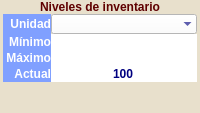
                <widget class="QFrame" name="levelLYFR">
                 <property name="sizePolicy">
                  <sizepolicy hsizetype="Preferred" vsizetype="Preferred">
                   <horstretch>1</horstretch>
                   <verstretch>13</verstretch>
                  </sizepolicy>
                 </property>
                 <layout class="QVBoxLayout" name="verticalLayout_10">
                  <property name="spacing">
                   <number>0</number>
                  </property>
                  <property name="margin">
                   <number>0</number>
                  </property>
                  <item>
                   <widget class="QLabel" name="laNiveles">
                    <property name="sizePolicy">
                     <sizepolicy hsizetype="Expanding" vsizetype="Preferred">
                      <horstretch>0</horstretch>
                      <verstretch>1</verstretch>
                     </sizepolicy>
                    </property>
                    <property name="font">
                     <font>
                      <weight>75</weight>
                      <bold>true</bold>
                     </font>
                    </property>
                    <property name="styleSheet">
                     <string notr="true">color:#5F0000; background-color:#E8E0CC;</string>
                    </property>
                    <property name="text">
                     <string>Niveles de inventario</string>
                    </property>
                    <property name="alignment">
                     <set>Qt::AlignCenter</set>
                    </property>
                    <property name="margin">
                     <number>3</number>
                    </property>
                   </widget>
                  </item>
                  <item>
                   <widget class="QFrame" name="levelFR">
                    <property name="sizePolicy">
                     <sizepolicy hsizetype="Expanding" vsizetype="Preferred">
                      <horstretch>0</horstretch>
                      <verstretch>12</verstretch>
                     </sizepolicy>
                    </property>
                    <property name="styleSheet">
                     <string notr="true">#levelFR{color:#5F0000; background-color:#E8E0CC;}</string>
                    </property>
                    <layout class="QGridLayout" name="formLayout_3">
                     <property name="leftMargin">
                      <number>3</number>
                     </property>
                     <property name="topMargin">
                      <number>0</number>
                     </property>
                     <property name="rightMargin">
                      <number>3</number>
                     </property>
                     <property name="bottomMargin">
                      <number>3</number>
                     </property>
                     <property name="spacing">
                      <number>0</number>
                     </property>
                     <item row="0" column="0">
                      <widget class="QLabel" name="unitLA">
                       <property name="sizePolicy">
                        <sizepolicy hsizetype="Preferred" vsizetype="Preferred">
                         <horstretch>0</horstretch>
                         <verstretch>1</verstretch>
                        </sizepolicy>
                       </property>
                       <property name="font">
                        <font>
                         <weight>75</weight>
                         <bold>true</bold>
                        </font>
                       </property>
                       <property name="styleSheet">
                        <string notr="true">color:#FFFFFF; background-color:#80A0FF;</string>
                       </property>
                       <property name="text">
                        <string>Unidad</string>
                       </property>
                       <property name="alignment">
                        <set>Qt::AlignRight|Qt::AlignTrailing|Qt::AlignVCenter</set>
                       </property>
                       <property name="margin">
                        <number>4</number>
                       </property>
                      </widget>
                     </item>
                     <item row="0" column="1">
                      <widget class="CDComboBox" name="unitCB">
                       <property name="sizePolicy">
                        <sizepolicy hsizetype="Expanding" vsizetype="Preferred">
                         <horstretch>0</horstretch>
                         <verstretch>0</verstretch>
                        </sizepolicy>
                       </property>
                       <property name="font">
                        <font>
                         <weight>75</weight>
                         <bold>true</bold>
                        </font>
                       </property>
                       <property name="styleSheet">
                        <string notr="true">color:#000080; background-color:#FFFFFF;</string>
                       </property>
                       <property name="frame">
                        <bool>false</bool>
                       </property>
                      </widget>
                     </item>
                     <item row="1" column="0">
                      <widget class="QLabel" name="minimumLA">
                       <property name="sizePolicy">
                        <sizepolicy hsizetype="Preferred" vsizetype="Preferred">
                         <horstretch>0</horstretch>
                         <verstretch>1</verstretch>
                        </sizepolicy>
                       </property>
                       <property name="font">
                        <font>
                         <weight>75</weight>
                         <bold>true</bold>
                        </font>
                       </property>
                       <property name="styleSheet">
                        <string notr="true">color:#FFFFFF;background-color:#80A0FF;</string>
                       </property>
                       <property name="text">
                        <string> Mínimo</string>
                       </property>
                       <property name="alignment">
                        <set>Qt::AlignRight|Qt::AlignTrailing|Qt::AlignVCenter</set>
                       </property>
                       <property name="margin">
                        <number>4</number>
                       </property>
                      </widget>
                     </item>
                     <item row="1" column="1">
                      <widget class="CDNumberEdit" name="minimumED">
                       <property name="sizePolicy">
                        <sizepolicy hsizetype="Preferred" vsizetype="Preferred">
                         <horstretch>0</horstretch>
                         <verstretch>0</verstretch>
                        </sizepolicy>
                       </property>
                       <property name="font">
                        <font>
                         <weight>75</weight>
                         <bold>true</bold>
                        </font>
                       </property>
                       <property name="styleSheet">
                        <string notr="true">color:#000080; background-color:#FFFFFF;</string>
                       </property>
                       <property name="frame">
                        <bool>false</bool>
                       </property>
                       <property name="alignment">
                        <set>Qt::AlignCenter</set>
                       </property>
                      </widget>
                     </item>
                     <item row="2" column="0">
                      <widget class="QLabel" name="maximumLA">
                       <property name="sizePolicy">
                        <sizepolicy hsizetype="Preferred" vsizetype="Preferred">
                         <horstretch>0</horstretch>
                         <verstretch>1</verstretch>
                        </sizepolicy>
                       </property>
                       <property name="font">
                        <font>
                         <weight>75</weight>
                         <bold>true</bold>
                        </font>
                       </property>
                       <property name="styleSheet">
                        <string notr="true">color:#FFFFFF;background-color:#80A0FF;</string>
                       </property>
                       <property name="text">
                        <string> Máximo</string>
                       </property>
                       <property name="alignment">
                        <set>Qt::AlignRight|Qt::AlignTrailing|Qt::AlignVCenter</set>
                       </property>
                       <property name="margin">
                        <number>4</number>
                       </property>
                      </widget>
                     </item>
                     <item row="2" column="1">
                      <widget class="CDNumberEdit" name="maximumED">
                       <property name="sizePolicy">
                        <sizepolicy hsizetype="Preferred" vsizetype="Preferred">
                         <horstretch>0</horstretch>
                         <verstretch>0</verstretch>
                        </sizepolicy>
                       </property>
                       <property name="font">
                        <font>
                         <weight>75</weight>
                         <bold>true</bold>
                        </font>
                       </property>
                       <property name="styleSheet">
                        <string notr="true">color:#000080; background-color:#FFFFFF;</string>
                       </property>
                       <property name="text">
                        <string/>
                       </property>
                       <property name="frame">
                        <bool>false</bool>
                       </property>
                       <property name="alignment">
                        <set>Qt::AlignCenter</set>
                       </property>
                      </widget>
                     </item>
                     <item row="3" column="0">
                      <widget class="QLabel" name="laActual">
                       <property name="sizePolicy">
                        <sizepolicy hsizetype="Preferred" vsizetype="Preferred">
                         <horstretch>0</horstretch>
                         <verstretch>1</verstretch>
                        </sizepolicy>
                       </property>
                       <property name="font">
                        <font>
                         <weight>75</weight>
                         <bold>true</bold>
                        </font>
                       </property>
                       <property name="styleSheet">
                        <string notr="true">color:#FFFFFF; background-color:#80A0FF;</string>
                       </property>
                       <property name="text">
                        <string> Actual</string>
                       </property>
                       <property name="alignment">
                        <set>Qt::AlignRight|Qt::AlignTrailing|Qt::AlignVCenter</set>
                       </property>
                       <property name="margin">
                        <number>4</number>
                       </property>
                      </widget>
                     </item>
                     <item row="3" column="1">
                      <widget class="CDNumberEdit" name="actualED">
                       <property name="enabled">
                        <bool>true</bool>
                       </property>
                       <property name="sizePolicy">
                        <sizepolicy hsizetype="Preferred" vsizetype="Preferred">
                         <horstretch>0</horstretch>
                         <verstretch>0</verstretch>
                        </sizepolicy>
                       </property>
                       <property name="font">
                        <font>
                         <weight>75</weight>
                         <bold>true</bold>
                        </font>
                       </property>
                       <property name="styleSheet">
                        <string notr="true">color:#000080; background-color:#FFFFFF;</string>
                       </property>
                       <property name="text">
                        <string>100</string>
                       </property>
                       <property name="frame">
                        <bool>false</bool>
                       </property>
                       <property name="alignment">
                        <set>Qt::AlignCenter</set>
                       </property>
                      </widget>
                     </item>
                     <item row="4" column="0">
                      <widget class="QLabel" name="label_12">
                       <property name="sizePolicy">
                        <sizepolicy hsizetype="Preferred" vsizetype="Preferred">
                         <horstretch>0</horstretch>
                         <verstretch>1</verstretch>
                        </sizepolicy>
                       </property>
                       <property name="text">
                        <string/>
                       </property>
                      </widget>
                     </item>
                     <item row="4" column="1">
                      <widget class="QFrame" name="frame_4"/>
                     </item>
                     <item row="5" column="0">
                      <widget class="QLabel" name="label_13">
                       <property name="sizePolicy">
                        <sizepolicy hsizetype="Preferred" vsizetype="Preferred">
                         <horstretch>0</horstretch>
                         <verstretch>1</verstretch>
                        </sizepolicy>
                       </property>
                       <property name="text">
                        <string/>
                       </property>
                      </widget>
                     </item>
                     <item row="5" column="1">
                      <widget class="QFrame" name="frame_9">
                       <layout class="QHBoxLayout" name="horizontalLayout_9">
                        <property name="spacing">
                         <number>0</number>
                        </property>
                        <property name="margin">
                         <number>0</number>
                        </property>
                       </layout>
                      </widget>
                     </item>
                    </layout>
                   </widget>
                  </item>
                 </layout>
                </widget>
